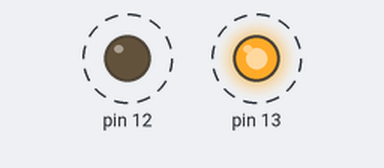
A sketch run on a simulated Arduino Uno, built with avr-gcc and run on an emulated ATmega328P. On the bench: output pins drawn as LEDs (lit = HIGH). Dashed ring = blinking.

Above: at 0.2 s.
Timing chart, 0 to 3.5 s (numbered marks = the images above):
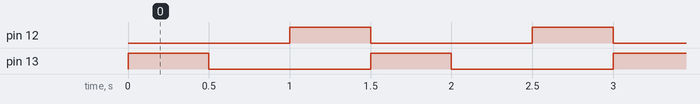

Measured:
- by itself, pin 12, pin 13: alternates HIGH for 0.50 s and LOW for 1.0 s
- by itself, everything shown: repeats every 1.5 s, in 4 steps

The sketch:

_2_LED_Blink_at_12_13.ino
```cpp
void setup() {
  // initialize the digital pin as an output.
  // Pin 13 has an LED connected on most Arduino boards:
  pinMode(12, OUTPUT);
  pinMode(13, OUTPUT);
}

void loop() {
  digitalWrite(13, HIGH);   // set the LED on
  delay(500);              // wait for a second
  digitalWrite(13, LOW);    // set the LED off
  delay(500);              // wait for a second
  digitalWrite(12, HIGH);   // set the LED on
  delay(500);              // wait for a second
  digitalWrite(12, LOW);    // set the LED off


}
```
